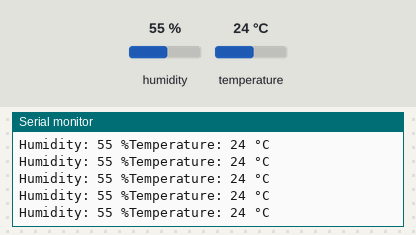
The sketch below on a simulated Arduino Uno, built with avr-gcc and run on an emulated ATmega328P. On the bench: the last lines printed to the serial monitor. Inputs (shaded band) come from the test bench; at power-on: humidity 55 %, temperature 24 °C.

Above: at 2.8 s.
2.9 s: humidity set to 22 %
8.9 s: temperature set to 12 °C
At 10.0 s:
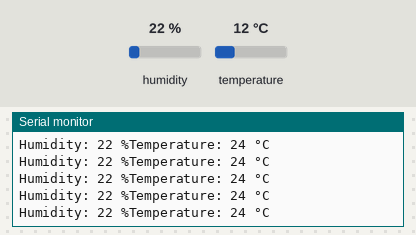
14.9 s: humidity set to 40 %
At 15.8 s:
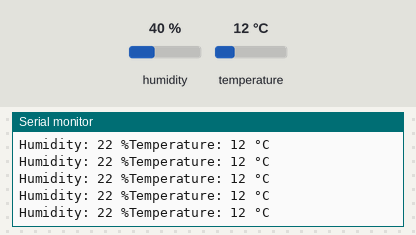
Timing chart, 0 to 17.9 s (numbered marks = the images above; inputs shaded):
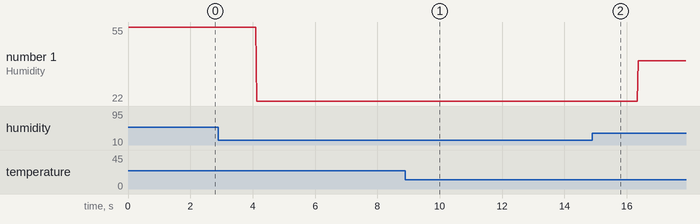

Measured:
- plotted number 1: 55 → 22 after the input at 2.9 s, 22 → 40 after the input at 14.9 s

The sketch:

temp_and_humidity_sensor.ino
```cpp
#include <DHT.h>
#define DHTPIN 2
#define DHTTYPE DHT11
DHT dht(DHTPIN,DHTTYPE);


void setup() {
  Serial.begin(9600);
  dht.begin();

}

void loop() {
  int h = dht.readHumidity();
  int t = dht.readTemperature();

  Serial.print("Humidity: ");
  Serial.print(h);
  Serial.print(" %");
  Serial.print("Temperature: ");
  Serial.print(t);
  Serial.println(" °C");


}
```
